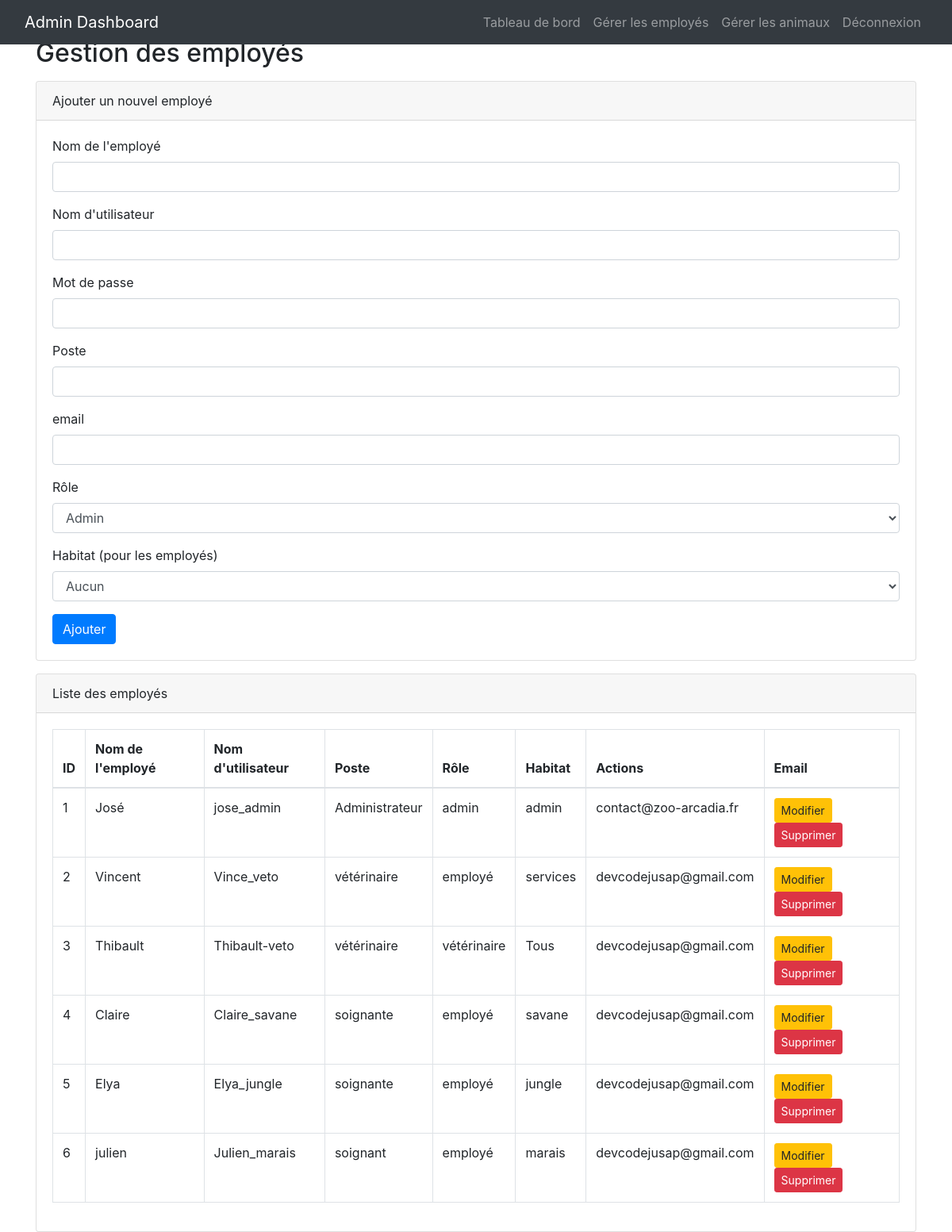
The app's page /manage_employe.php (signed in) with its own data.
### tables this page shows
CREATE TABLE IF NOT EXISTS `employe` (
  `id` int NOT NULL AUTO_INCREMENT,
  `name` varchar(255) NOT NULL,
  `position` varchar(255) NOT NULL,
  `role` varchar(50) NOT NULL,
  `habitat` varchar(50) DEFAULT NULL,
  `username` varchar(255) NOT NULL,
  `password` varchar(255) NOT NULL,
  `email` varchar(2500) NOT NULL,
  PRIMARY KEY (`id`)
);

### manage_employe.php (the view, shortened to what this page needs)
<?php
$conn = new mysqli("localhost", "376865", "Marley2809", "zooarcadiaa_zoo");
$result = $conn->query("SELECT id, name, username, position, role, habitat,email FROM employe");
?>
<!DOCTYPE html>
<html lang="fr">
    <head>
        <link href="https://stackpath.bootstrapcdn.com/bootstrap/4.5.2/css/bootstrap.min.css" rel="stylesheet">
    </head>
    <body>
        <header>
            <nav class="navbar navbar-expand-lg navbar-dark bg-dark fixed-top">
                <div class="container-fluid">
                    <a class="navbar-brand" href="admin_dashboard.php">Admin Dashboard</a>
                    <div class="collapse navbar-collapse" id="navbarResponsive">
                        <ul class="navbar-nav ml-auto">
                            <li class="nav-item">
                                <a class="nav-link" href="admin_dashboard.php">Tableau de bord</a>
                            </li>
                            <li class="nav-item">
                                <a class="nav-link" href="manage_employe.php">Gérer les employés</a>
                            </li>
                            <li class="nav-item">
                                <a class="nav-link" href="manage_animals.php">Gérer les animaux</a>
                            </li>
                            <li class="nav-item">
                                <a class="nav-link" href="logout.php">Déconnexion</a>
                            </li>
                        </ul>
                    </div>
                </div>
            </nav>
        </header>
        <div class="container mt-5">
            <h2>Gestion des employés</h2>
            <div class="card mt-3">
                <div class="card-header">
                    Ajouter un nouvel employé
                </div>
                <div class="card-body">
                    <form action="manage_employe.php" method="POST">
                        <div class="form-group">
                            <label for="name">Nom de l'employé</label>
                            <input type="text" class="form-control" id="name" name="name" required>
                        </div>
                        <div class="form-group">
                            <label for="username">Nom d'utilisateur</label>
                            <input type="text" class="form-control" id="username" name="username" required>
                        </div>
                        <div class="form-group">
                            <label for="password">Mot de passe</label>
                            <input type="password" class="form-control" id="password" name="password" required>
                        </div>
                        <div class="form-group">
                            <label for="position">Poste</label>
                            <input type="text" class="form-control" id="position" name="position" required>
                        </div>
                        <div class="form-group">
                            <label for="position">email</label>
                            <input type="text" class="form-control" id="email" name="email" required>
                        </div>
                        <div class="form-group">
                            <label for="role">Rôle</label>
                            <select class="form-control" id="role" name="role" required>
                                <option value="admin">Admin</option>
                            </select>
                        </div>
                        <div class="form-group">
                            <label for="habitat">Habitat (pour les employés)</label>
                            <select class="form-control" id="habitat" name="habitat">
                                <option value="">Aucun</option>
                            </select>
                        </div>
                        <button type="submit" class="btn btn-primary">Ajouter</button>
                    </form>
                </div>
            </div>
            <div class="card mt-3">
                <div class="card-header">
                    Liste des employés
                </div>
                <div class="card-body">
                    <table class="table table-bordered">
                        <thead>
                            <tr>
                                <th>ID</th>
                                <th>Nom de l'employé</th>
                                <th>Nom d'utilisateur</th>
                                <th>Poste</th>
                                <th>Rôle</th>
                                <th>Habitat</th>
                                <th>Actions</th>
                                <th>Email</th>
                            </tr>
                        </thead>
                        <tbody>
                        <?php
                        if ($result->num_rows > 0) {
                            while ($row = $result->fetch_assoc()) {
                                echo "<tr>";
                                echo "<td>" . $row['id'] . "</td>";
                                echo "<td>" . $row['name'] . "</td>";
                                echo "<td>" . $row['username'] . "</td>";
                                echo "<td>" . $row['position'] . "</td>";
                                echo "<td>" . $row['role'] . "</td>";
                                echo "<td>" . $row['habitat'] . "</td>";
                                echo "<td>" . $row['email'] . "</td>";
                                echo "<td>
                                        <a href='edit_employe.php?id=" . $row['id'] . "' class='btn btn-warning btn-sm'>Modifier</a>
                                        <a href='delete_employe.php?id=" . $row['id'] . "' class='btn btn-danger btn-sm' onclick='return confirm(\"Êtes-vous sûr de vouloir supprimer cet employé ?\");'>Supprimer</a>
                                    </td>";
                                echo "</tr>";
                            }
                        } else {
                            echo "<tr><td colspan='7'>Aucun employé trouvé</td></tr>";
                        }
                        ?>
                        </tbody>
                    </table>
                </div>
            </div>
        </div>
    </body>
</html>

### records on screen
employe: id "1", name "José", username "jose_admin", position "Administrateur", role "admin", habitat "admin", email "contact@zoo-arcadia.fr"
employe: id "2", name "Vincent", username "Vince_veto", position "vétérinaire", role "employé", habitat "services", email "devcodejusap@gmail.com"
employe: id "3", name "Thibault", username "Thibault-veto", position "vétérinaire", role "vétérinaire", habitat "Tous", email "devcodejusap@gmail.com"
employe: id "4", name "Claire", username "Claire_savane", position "soignante", role "employé", habitat "savane", email "devcodejusap@gmail.com"
employe: id "5", name "Elya", username "Elya_jungle", position "soignante", role "employé", habitat "jungle", email "devcodejusap@gmail.com"
employe: id "6", name "julien", username "Julien_marais", position "soignant", role "employé", habitat "marais", email "devcodejusap@gmail.com"
